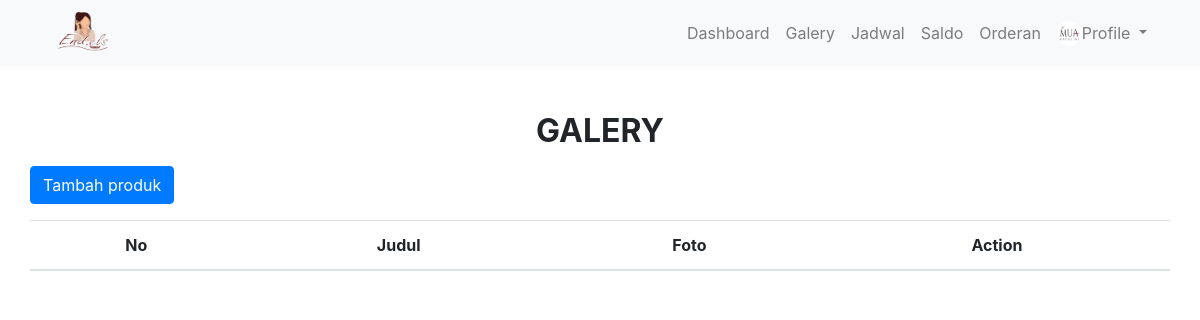
The app's page /index.php/muach/galery, older data.
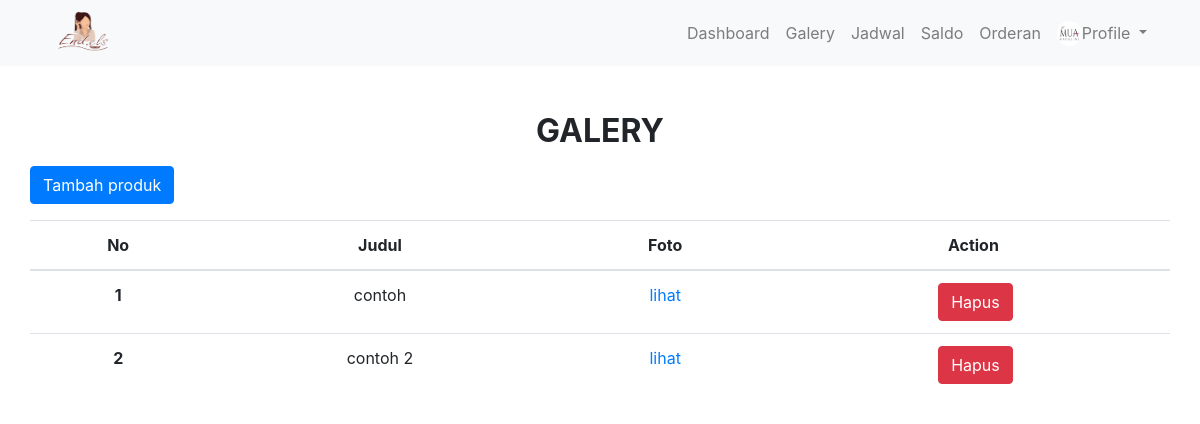
The same page, newer data.
### tables this page shows
CREATE TABLE `mua_galery` (
  `id_galery` int(11) NOT NULL,
  `id_mua` int(11) NOT NULL,
  `judul` varchar(100) NOT NULL,
  `foto1` varchar(50) NOT NULL,
  `foto2` varchar(50) NOT NULL,
  `foto3` varchar(50) NOT NULL
);

### application/controllers/muach.php (called while the page is built, shortened)
<?php
class Muach extends CI_Controller {
	public function __construct()
	{
		$this->load->model('M_Acara', '', TRUE);
	}
	public function galery()
	{
		$id=1;
		$data['galery']=$this->M_Acara->galery($id);
		$this->load->view('template/mua_header');
		$this->load->view('mua/galery',$data);
		$this->load->view('template/mua_footer');
	}
}

### index.php (called while the page is built, shortened)
<?php
require_once BASEPATH.'core/CodeIgniter.php';

### application/models/M_Acara.php (called while the page is built, shortened)
<?php
class M_Acara extends CI_Model
{
	public function galery($id){
		$this->db->select('*');
		$this->db->from('mua');
		$this->db->join('mua_galery','mua_galery.id_mua=mua.id_mua');
		$this->db->where('mua.id_mua',$id);
		$query = $this->db->get();
		return $query->result_array();
	}
}

### application/views/mua/galery.php (the view, shortened to what this page needs)
<div class="container mt-5">
  <h2><p class="text-center text-uppercase font-weight-bold">Galery</p></h2>
  <div class="row">
    <button type="button" class="btn btn-primary mb-3" data-toggle="modal" data-target="#tambah_produk">
      Tambah produk
    </button>
    <table class="table table-hover">
      <thead>
        <tr class="text-center">
          <th scope="col">No</th>
          <th scope="col">Judul</th>
          <th scope="col">Foto</th>
          <th scope="col">Action</th>
        </tr>
      </thead>
      <tbody  class="text-center">
        <?php $i=0; foreach ($galery as $gal) { $i++;?>
          <tr>
            <th scope="row"><?=$i;?></th>
            <td><?=$gal['judul']?></td>
            <td><a href="#" data-toggle="modal" data-target="#img<?=$gal['id_galery']?>">lihat</a></td>
            <td><button type="button" class="btn btn-danger ml-1" onclick="window.location.replace('<?= base_url('muach/hapus_galery/').$gal['id_galery']; ?>');">Hapus</button></td>
          </tr>
        <?php } ?>
      </tbody>
    </table>
  </div>
</div>

Row changes from the older to the newer data that the page shows:
added mua_galery: judul "contoh"
added mua_galery: judul "contoh 2"
